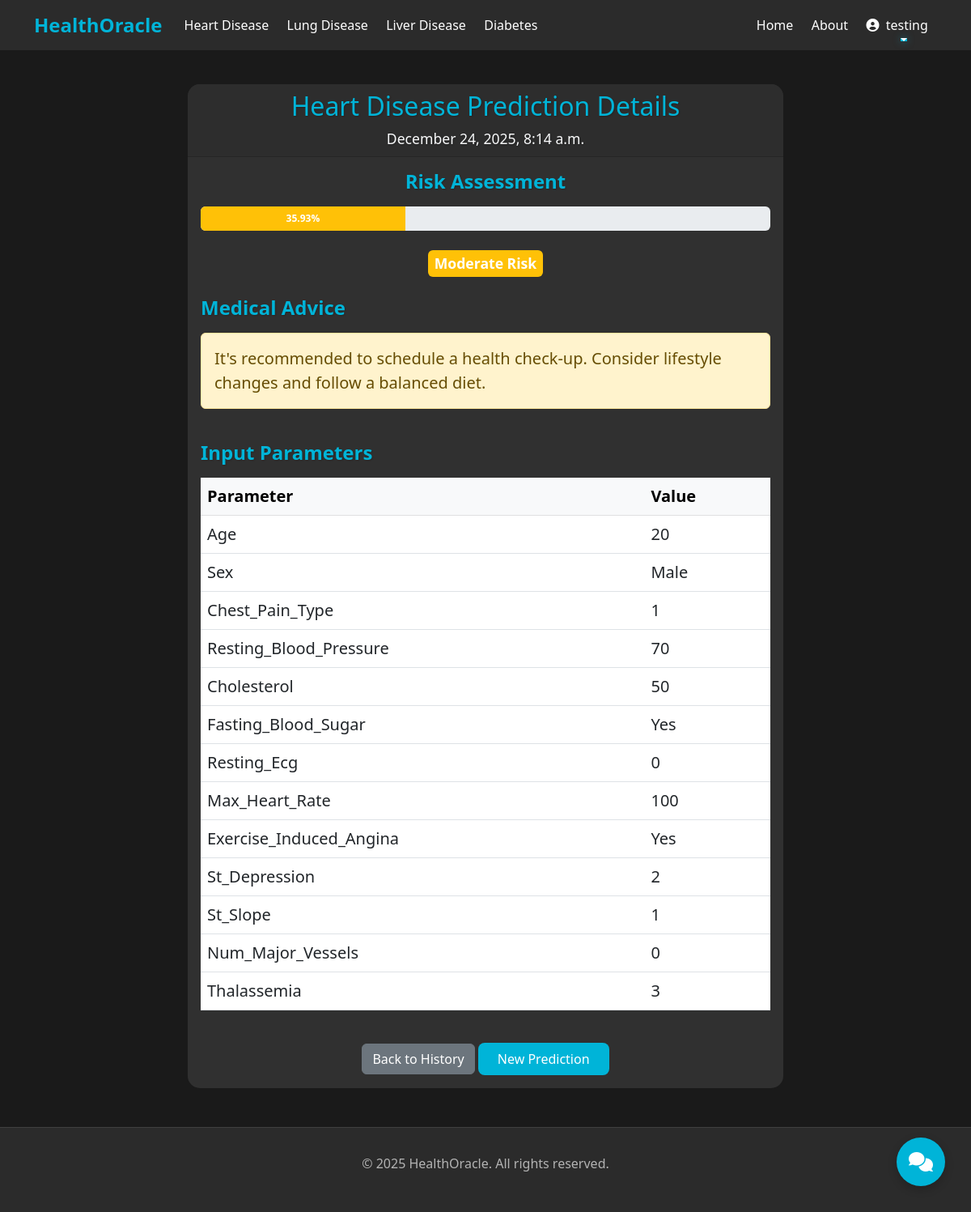
/prediction/91/ (signed in), run on the app's committed database.
### HealthOracle/models.py (models this page shows, shortened)
class PredictionHistory(models.Model):
    TEST_TYPES = (
        ('heart', 'Heart Disease'),
        ('lung', 'Lung Disease'),
        ('liver', 'Liver Disease'),
        ('diabetes', 'Diabetes'),
    )
    user = models.ForeignKey(User, on_delete=models.CASCADE)
    test_type = models.CharField(max_length=20, choices=TEST_TYPES)
    risk_percentage = models.FloatField()
    category = models.CharField(max_length=20)
    advice = models.TextField()
    input_data = models.JSONField()
    date_created = models.DateTimeField(auto_now_add=True)
    class Meta:
        ordering = ['-date_created']

### HealthOracle/views.py (the view)
# urls.py: path('prediction/<int:prediction_id>/', views.prediction_detail, name='prediction_detail'),
@login_required
def prediction_detail(request, prediction_id):
    prediction = get_object_or_404(PredictionHistory, id=prediction_id, user=request.user)
    return render(request, 'prediction_detail.html', {'prediction': prediction})

### templates/prediction_detail.html (shortened to what this page needs)
{% extends 'base.html' %}
{% block content %}
<div class="container mt-5">
    <div class="row justify-content-center">
        <div class="col-md-8">
            <div class="card">
                <div class="card-header text-center" style="background-color: rgba(45, 45, 45, 0.8);">
                    <h2 style="color: var(--accent-color); text-shadow: 1px 1px 2px rgba(0,0,0,0.2);">{{ prediction.get_test_type_display }} Prediction Details</h2>
                    <p class="text-light mb-0" style="font-size: 1.1rem; text-shadow: 1px 1px 2px rgba(0,0,0,0.2);">{{ prediction.date_created|date:"F d, Y, g:i a" }}</p>
                </div>
                <div class="card-body">
                    <div class="row mb-4">
                        <div class="col-md-12 text-center">
                            <h4 class="fw-bold mb-3" style="color: var(--accent-color); text-shadow: 1px 1px 2px rgba(0,0,0,0.2);">Risk Assessment</h4>
                            <div class="mt-3 mb-4">
                                <div class="progress" style="height: 30px;">
                                    <div class="progress-bar {% if prediction.risk_percentage > 60 %}bg-danger{% elif prediction.risk_percentage >= 30 %}bg-warning{% else %}bg-success{% endif %}"
                                        role="progressbar"
                                        style="width: {{ prediction.risk_percentage }}%"
                                        aria-valuenow="{{ prediction.risk_percentage }}"
                                        aria-valuemin="0"
                                        aria-valuemax="100">
                                        <span class="fw-bold">{{ prediction.risk_percentage }}%</span>
                                    </div>
                                </div>
                            </div>
                            <div class="mt-2">
                                <span class="badge {% if prediction.category == 'High Risk' %}bg-danger{% elif prediction.category == 'Moderate Risk' %}bg-warning{% else %}bg-success{% endif %} p-2" style="font-size: 1.1rem; font-weight: 600;">
                                    {{ prediction.category }}
                                </span>
                            </div>
                        </div>
                    </div>
                    <div class="row mb-4">
                        <div class="col-md-12">
                            <h4 class="fw-bold mb-3" style="color: var(--accent-color); text-shadow: 1px 1px 2px rgba(0,0,0,0.2);">Medical Advice</h4>
                            <div class="alert {% if prediction.category == 'High Risk' %}alert-danger{% elif prediction.category == 'Moderate Risk' %}alert-warning{% else %}alert-success{% endif %} fs-5 fw-medium">
                                {{ prediction.advice }}
                            </div>
                        </div>
                    </div>
                    <div class="row">
                        <div class="col-md-12">
                            <h4 class="fw-bold mb-3" style="color: var(--accent-color); text-shadow: 1px 1px 2px rgba(0,0,0,0.2);">Input Parameters</h4>
                            <div class="table-responsive">
                                <table class="table table-hover">
                                    <thead class="table-light">
                                        <tr>
                                            <th class="fw-bold fs-5">Parameter</th>
                                            <th class="fw-bold fs-5">Value</th>
                                        </tr>
                                    </thead>
                                    <tbody>
                                        {% for key, value in prediction.input_data.items %}
                                        <tr>
                                            <td class="fs-5">{{ key|title }}</td>
                                            <td class="fs-5 fw-medium">{{ value }}</td>
                                        </tr>
                                        {% endfor %}
                                    </tbody>
                                </table>
                            </div>
                        </div>
                    </div>
                    <div class="text-center mt-4">
                        <a href="{% url 'history' %}" class="btn btn-secondary">Back to History</a>
                        <a href="{% url prediction.test_type %}" class="btn btn-primary">New Prediction</a>
                    </div>
                </div>
            </div>
        </div>
    </div>
</div>
{% endblock %}

### templates/base.html (shortened to what this page needs)
<!DOCTYPE html>
<html lang="en">
<head>
    <link href="https://cdn.jsdelivr.net/npm/bootstrap@5.3.0/dist/css/bootstrap.min.css" rel="stylesheet">
    <link rel="stylesheet" href="https://cdnjs.cloudflare.com/ajax/libs/animate.css/4.1.1/animate.min.css">
    <link rel="stylesheet" href="https://cdnjs.cloudflare.com/ajax/libs/font-awesome/6.0.0/css/all.min.css">
</head>
<body>
    <div id="particles-js" style="position: fixed; width: 100%; height: 100vh; top: 0; left: 0; z-index: 0; pointer-events: none;"></div>
    <nav class="navbar navbar-expand-lg navbar-dark bg-dark fixed-top">
        <div class="container">
            <a class="navbar-brand" href="/">HealthOracle</a>
            <div class="collapse navbar-collapse" id="navbarNav">
                <ul class="navbar-nav me-auto">
                    <li class="nav-item">
                        <a class="nav-link" href="{% url 'heart' %}">Heart Disease</a>
                    </li>
                    <li class="nav-item">
                        <a class="nav-link" href="{% url 'lung' %}">Lung Disease</a>
                    </li>
                    <li class="nav-item">
                        <a class="nav-link" href="{% url 'liver' %}">Liver Disease</a>
                    </li>
                    <li class="nav-item">
                        <a class="nav-link" href="{% url 'diabetes' %}">Diabetes</a>
                    </li>
                </ul>
                <ul class="navbar-nav ms-auto">
                    <li class="nav-item">
                        <a class="nav-link" href="/">Home</a>
                    </li>
                    <li class="nav-item">
                        <a class="nav-link" href="/about">About</a>
                    </li>
                    {% if user.is_authenticated %}
                        <li class="nav-item dropdown">
                            <a class="nav-link dropdown-toggle" href="#" id="navbarDropdown" role="button" data-bs-toggle="dropdown" aria-expanded="false">
                                <i class="fas fa-user-circle me-1"></i> {{ user.username }}
                            </a>
                        </li>
                    {% endif %}
                </ul>
            </div>
        </div>
    </nav>
    <div style="padding-top: 56px;">{% block content %}{% endblock %}</div>
    <footer class="footer">
        <div class="container text-center">
            <p>&copy; 2025 HealthOracle. All rights reserved.</p>
        </div>
    </footer>
</body>
</html>

### templates/base.html (style rules this page uses)
:root { --primary-bg: #1a1a1a; --secondary-bg: #2d2d2d; --text-primary: #ffffff; --text-secondary: #b3b3b3; --accent-color: #00b4d8; --card-bg: #333333; --hover-color: #404040; }
body { background-color: var(--primary-bg); color: var(--text-primary); font-family: 'Segoe UI', system-ui, -apple-system, sans-serif; overflow-x: hidden; }
.card { background-color: var(--card-bg); border: none; transition: transform 0.3s ease, box-shadow 0.3s ease, border 0.3s ease; position: relative; overflow: hidden; }
.btn-primary { background-color: var(--accent-color); border: none; transition: all 0.3s ease; }
.navbar { background-color: rgba(45, 45, 45, 0.95) !important; }
.navbar-brand { font-size: 1.5rem; font-weight: bold; color: var(--accent-color) !important; transition: all 0.3s ease; }
.nav-link { color: var(--text-primary) !important; transition: all 0.3s ease; position: relative; padding: 0.5rem 1rem; margin: 0 0.2rem; }
.nav-link:after { content: ''; position: absolute; width: 0; height: 2px; bottom: 0; left: 0; background-color: var(--accent-color); transition: width 0.3s ease; box-shadow: 0 0 10px rgba(0, 180, 216, 0.5); }
.card { background-color: rgba(51, 51, 51, 0.9); border: none; border-radius: 15px; }
.btn-primary { background-color: var(--accent-color); border: none; padding: 0.5rem 1.5rem; border-radius: 8px; transition: all 0.3s ease; position: relative; overflow: hidden; z-index: 1; }
.btn-primary:before { content: ''; position: absolute; top: 0; left: -100%; width: 100%; height: 100%; background: linear-gradient(90deg, transparent, rgba(255,255,255,0.2), transparent); transition: left 0.7s ease; z-index: -1; }
.btn-primary { background-color: var(--accent-color); border: none; transition: all 0.3s cubic-bezier(0.165, 0.84, 0.44, 1); }
.nav-link { transition: all 0.3s ease; position: relative; }
.nav-link::after { content: ''; position: absolute; width: 0; height: 2px; bottom: 0; left: 50%; background-color: var(--accent-color); transition: all 0.3s ease; }
.footer { background-color: rgba(45, 45, 45, 0.95); color: var(--text-secondary); padding: 2rem 0; margin-top: 3rem; border-top: 1px solid var(--hover-color); backdrop-filter: blur(10px); }

### data on the page
PredictionHistory: test_type "Heart Disease", date_created "December 24, 2025, 8:14 a.m.", risk_percentage "35.93", category "Moderate Risk", advice "It's recommended to schedule a health check-up. Consider lifestyle changes and follow a balanced diet."

### other printed values
{{ user.username }} "testing"
{{ key|title }} "Age" "Sex" "Chest_Pain_Type" "Resting_Blood_Pressure" "Cholesterol" "Fasting_Blood_Sugar" "Resting_Ecg" "Max_Heart_Rate" "Exercise_Induced_Angina" "St_Depression" "St_Slope" "Num_Major_Vessels" "Thalassemia"
{{ value }} "20" "Male" "1" "70" "50" "Yes" "0" "100" "Yes" "2" "1" "0" "3"
